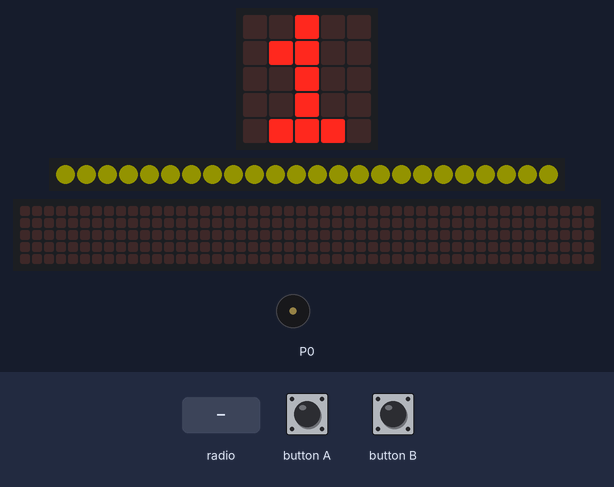
Simulated run of this program. Board: BBC micro:bit (MakeCode). Parts: the board's 5×5 LED display, 24 RGB LEDs in strip order, left to right, a strip that is not on the board, showing the scrolling text unrolled, buzzer (waves = sounding). The inputs (shaded band) are chosen by the test bench. Dim RGB values are drawn brighter than linear; the 48×5 strip is a reading aid, not a part: it shows the text the display is scrolling, unrolled, one strip-width of it at a time.

Above: at 1.9 s.
2.0 s: radio message "1" arrives
At 2.1 s:
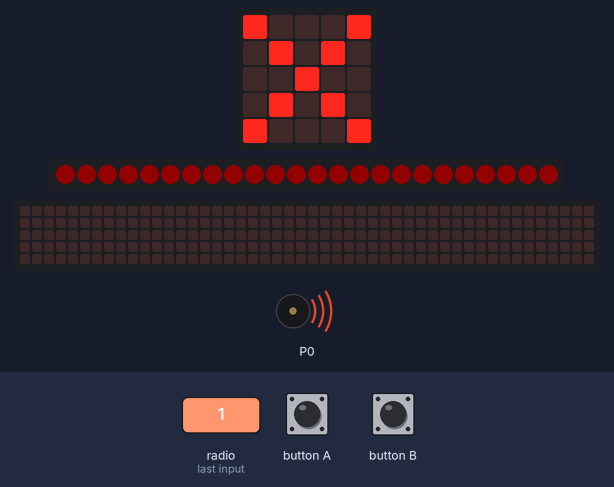
3.9 s: button A pressed for 0.15 s
At 4.31 s:
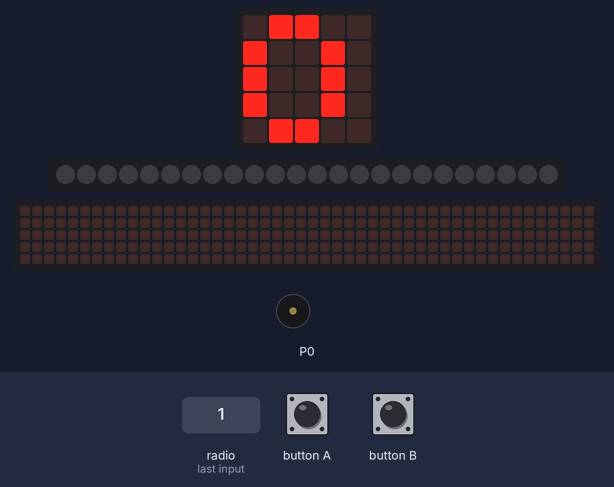
5.9 s: button A pressed for 0.15 s
At 6.12 s:
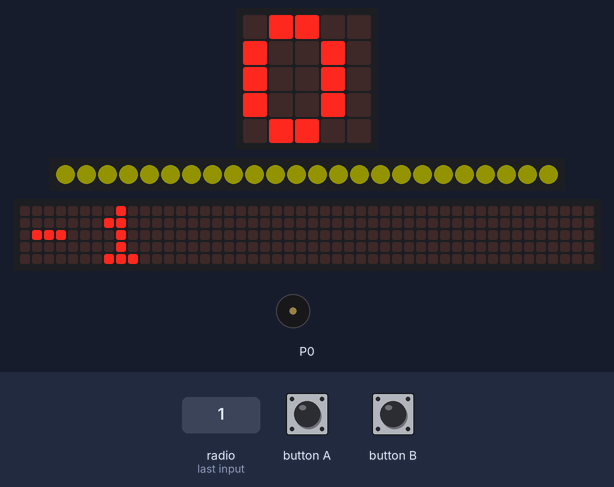
6.6 s: radio message "1" arrives
At 9.05 s:
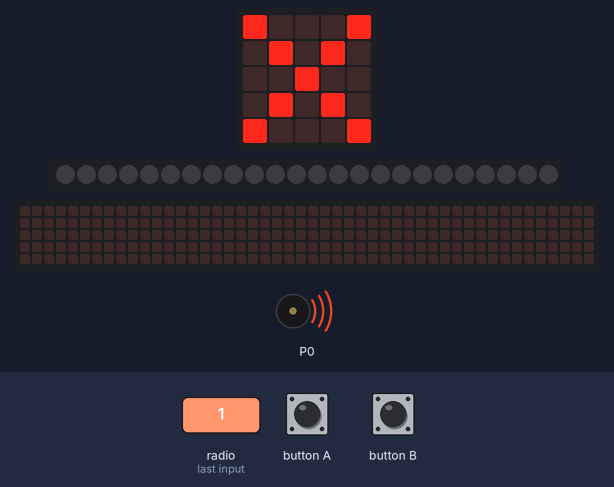
9.6 s: button B pressed for 0.15 s
At 10.05 s:
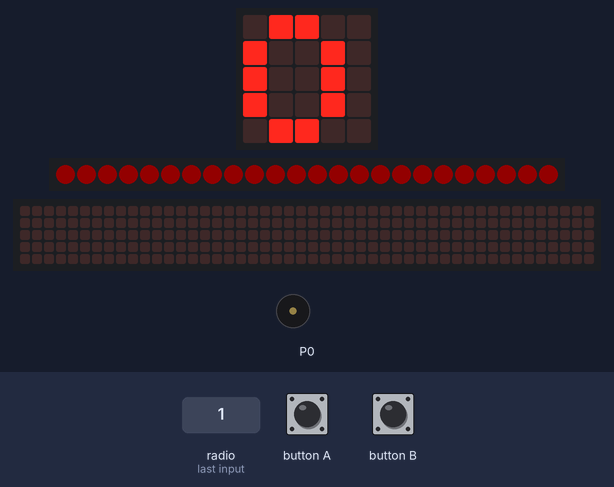
10.3 s: button A pressed for 0.15 s
At 17.1 s:
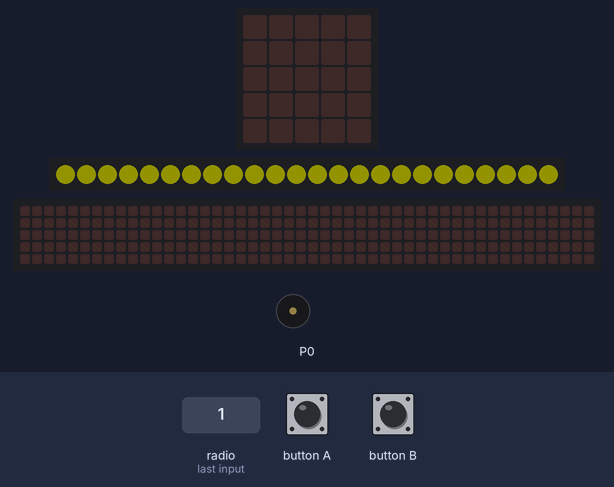
Timing chart, 0 to 17.4 s (numbered marks = the images above; inputs shaded):
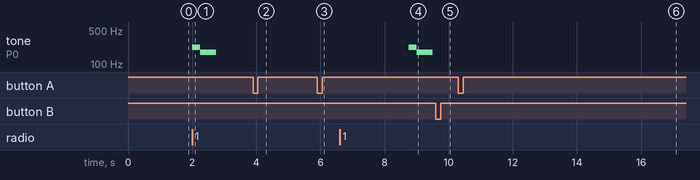

Measured:
- after the input at 2.0 s, tone on P0: silent → 220 Hz at once, → 175 Hz 0.26 s later, → silent 0.50 s later; the display: first differs from a run without the input at once (image 1)
- after the input at 3.9 s, the display: first differs from a run without the input after 0.15 s (image 2 shows a later state)
- after the input at 5.9 s, the display: changes after 0.15 s (image 3)
- after the input at 6.6 s, tone on P0: silent → 220 Hz after 2.2 s, → 175 Hz 0.26 s later, → silent 0.50 s later; the display: first differs from a run without the input after 2.2 s (image 4 shows a later state)
- after the input at 9.6 s, the display: first changes after 0.16 s (image 5 shows a later state)
- after the input at 10.3 s, the display: first differs from a run without the input after 0.20 s (image 6 shows a later state)

The program:

main.ts
```typescript
function oppsettOppgaver() {
    radioNivå1 = 141
    radioNivå2 = 124
    radioNivå3 = 135
    radioNivå4 = 119
    radioNivå5 = 158
    kodeord1 = "VITENSENTER"
    kodeord2 = "INDIA"
    kodeord3 = "ELEMENTÆRPARTIKKEL"
    kodeord4 = "NEWTON"
    kodeord5 = "MASKINIST"
}
function nivåFullført() {
    basic.showIcon(IconNames.Yes, 0)
    music.beginMelody([
        "C5:1", "G5:6"
    ], MelodyOptions.Once)
    for (let index = 0; index < 6; index++) {
        strip.showColor(neopixel.colors(NeoPixelColors.Green))
        basic.pause(200)
        strip.clear()
        strip.show()
        basic.pause(200)
    }
    strip.showColor(neopixel.colors(NeoPixelColors.Yellow))
    nivå += 1
}
function settRadiogruppeNivå() {
    if (nivå == 1) {
        radio.setGroup(radioNivå1)
    } else if (nivå == 2) {
        radio.setGroup(radioNivå2)
    } else if (nivå == 3) {
        radio.setGroup(radioNivå3)
    } else if (nivå == 4) {
        radio.setGroup(radioNivå4)
    } else if (nivå == 5) {
        radio.setGroup(radioNivå5)
    }
    basic.showNumber(nivå)
}
input.onButtonPressed(Button.A, function () {
    nivå += -1
    settRadiogruppeNivå()
})
function spillFullført() {
    basic.showIcon(IconNames.Heart, 0)
    music.beginMelody([
        "C4:1", "E4:1", "G4:1", "C5:2",
        "G4:1", "C5:4"
    ], MelodyOptions.Once)
    strip.showRainbow(1, 360)
    for (let index = 0; index < 240; index++) {
        strip.rotate(1)
        strip.show()
        basic.pause(20)
    }
}
radio.onReceivedString(function (receivedString) {
    if (nivå == 1 && receivedString == kodeord1) {
        nivåFullført()
    } else if (nivå == 2 && receivedString == kodeord2) {
        nivåFullført()
    } else if (nivå == 3 && receivedString == kodeord3) {
        nivåFullført()
    } else if (nivå == 4 && receivedString == kodeord4) {
        nivåFullført()
    } else if (nivå == 5 && receivedString == kodeord5) {
        spillFullført()
    } else {
        nivåFeilet()
    }
    settRadiogruppeNivå()
})
input.onButtonPressed(Button.B, function () {
    nivå += 1
    settRadiogruppeNivå()
})
function nivåFeilet() {
    basic.showIcon(IconNames.No, 0)
    music.beginMelody([
        "A3:2", "F3:4"
    ], MelodyOptions.Once)
    for (let index = 0; index < 6; index++) {
        strip.showColor(neopixel.colors(NeoPixelColors.Red))
        basic.pause(200)
        strip.clear()
        strip.show()
        basic.pause(200)
    }
    strip.showColor(neopixel.colors(NeoPixelColors.Yellow))
}
let kodeord5 = ""
let kodeord4 = ""
let kodeord3 = ""
let kodeord2 = ""
let kodeord1 = ""
let radioNivå5 = 0
let radioNivå4 = 0
let radioNivå3 = 0
let radioNivå2 = 0
let radioNivå1 = 0
let nivå = 0
let strip: neopixel.Strip = null
strip = neopixel.create(DigitalPin.P12, 24, NeoPixelMode.RGB)
nivå = 1
oppsettOppgaver()
settRadiogruppeNivå()
strip.setBrightness(20)
strip.showColor(neopixel.colors(NeoPixelColors.Yellow))
```

test.ts
```typescript
// testene settes inn her; disse vil ikke kompilert så lenge denne pakken blir brukt som en utvidelse.
```
